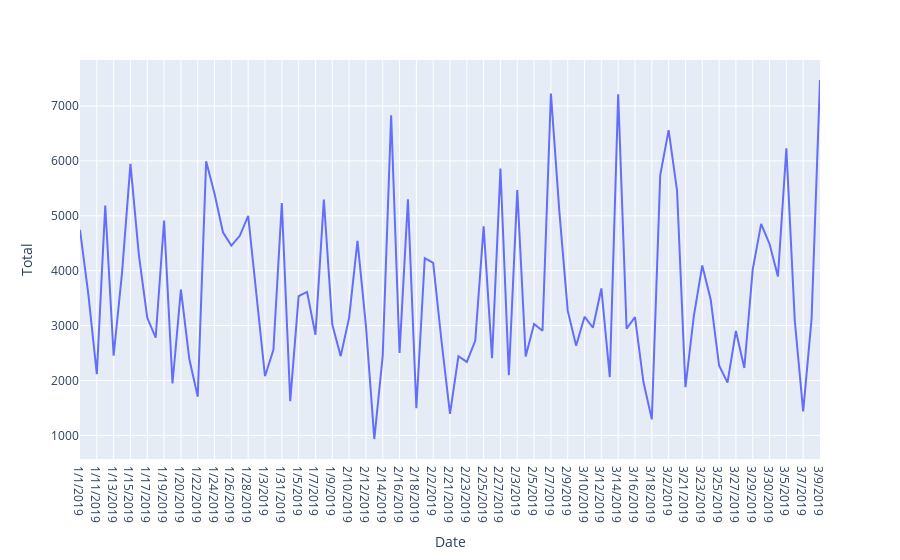

The notebook cell this image was saved under:
### Markdown cell above
## Análisis de la serie temporal

### Code cell
df_ = (
    df
    .groupby('Date',as_index=False)
    ['Total']
    .sum()
)
px.line(
    df_,
    x = 'Date',
    y = 'Total'
)
